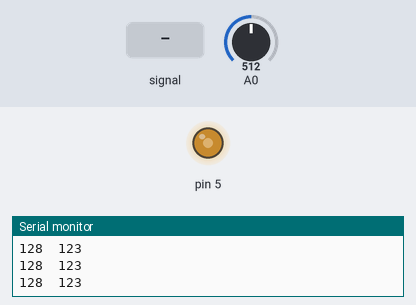
Simulated run of this sketch. Board: Arduino Uno, built with avr-gcc and run on an emulated ATmega328P. Shown: output pins drawn as LEDs (lit = HIGH), the last lines printed to the serial monitor. The inputs (shaded band) are chosen by the test bench; at power-on: A0 = 512.

Above: at 1.2 s.
1.3 s: A0 fed a 200 Hz sine of ±81 counts around its level
At 1.69 s:
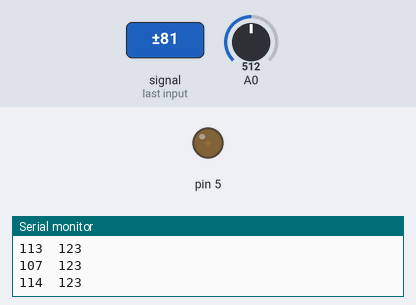
4.3 s: A0 set to 716
At 4.78 s:
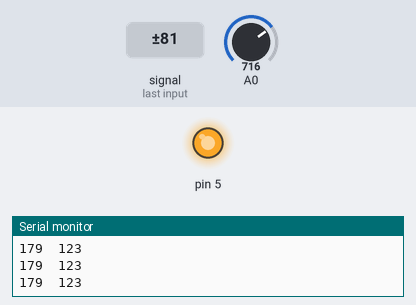
7.3 s: A0 fed a 1000 Hz sine of ±255 counts around its level
10.3 s: A0 set to 900
Timing chart, 0 to 14.3 s (numbered marks = the images above; inputs shaded):
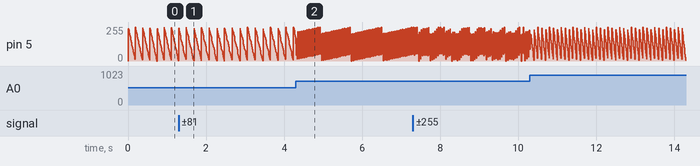

The sketch:

Lab8C3.ino
```cpp
/*
  Lab 8, Circuit 3: Proportional-integral control of light levels
  By: Robert J. Guizec and Jacob JM Horstman
  Written: March 27, 2025
  Edited: --
  I/O Pins
  A0: [INPUT] Photosensor
  A1:
  A2:
  A3:
  A4:
  A5:
  D0:
  D1:
  D2:
  D3:
  D4:
  D5: [OUTPUT] LED
  D6:
  D7:
  D8:
  D9:
  D10:
  D11:
  D12:
  D13:
*/
// define pV, sP, err, tau, errHist[]
volatile unsigned char pV = 0;
const unsigned char sP = 123;
volatile int err = 0;
const unsigned char tau = 255;
volatile int errHist[tau] = {};

void setup() {
  cli();
  // Configure TCCR0A, TCCR0B, OCR0B
  TCCR0A = 0x23;
  TCCR0B = 0x03;
  TIMSK0 = 0x00;
  OCR0B = 0;
  // Assert D5 (OC0B) as an output pin
  DDRD = 0x20;
  // Configure ADC, 8-bit mode
  ADCSRA = 0xEF;
  ADCSRB = 0x00;
  ADMUX = 0x60;
  // Serial monitor baudrate = 9600
  Serial.begin(9600);
  // Re-enable interrupts
  sei();
}

void loop() {
  unsigned char kP = 2;
  unsigned char kI = 1;  // kI < kP
  int histSum = sum(errHist, tau);
  OCR0B += (kP * err) / 10;
  OCR0B += (kI * histSum) / 100;
  Serial.print(pV);
  Serial.print('\t');
  Serial.println(sP);
}

volatile unsigned char storeREG;
ISR(ADC_vect) {
  storeREG = SREG;
  static int x = 0;
  pV = ADCH;
  err = sP - pV;
  errHist[x] = err;
  x++;
  if ( x == tau ) {
    x = 0;
  }
  SREG = storeREG;
}

int sum(volatile signed int * errArray, unsigned char t) {
  int tempVar = 0;
  for ( unsigned char j = 0; j < t; j++) {
    tempVar += errArray[j];
  }
  return tempVar;
}
```
